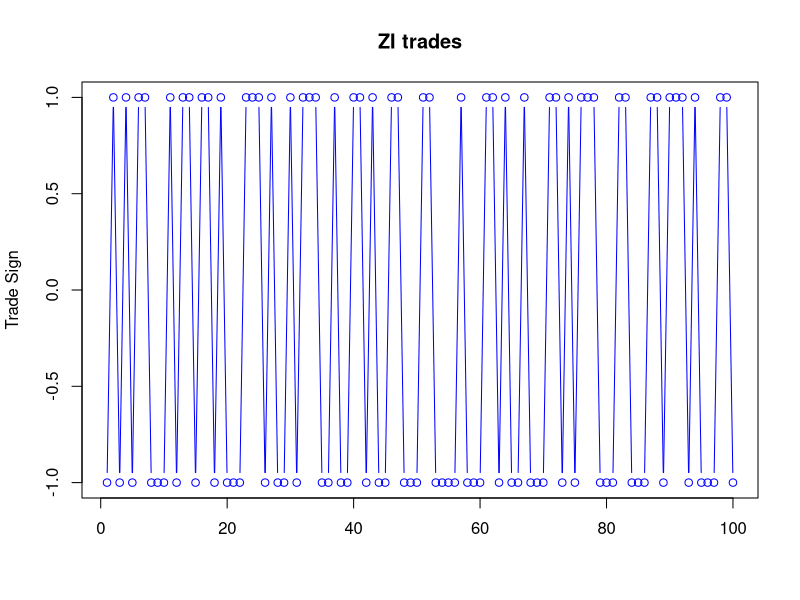
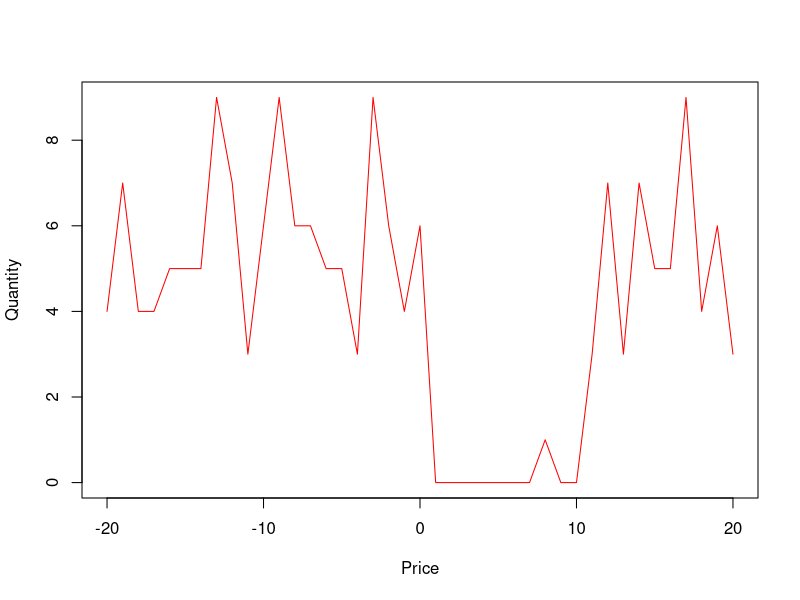
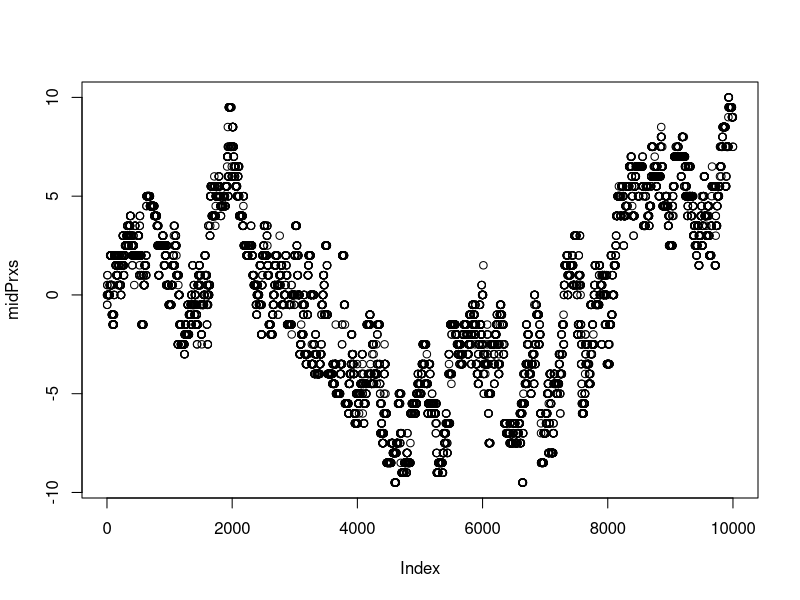

Source code (R) for these figures, in order:
# ZI order book simulation

setwd("C:/aya/Documents/MFE/Baruch/Capstone/")

#Book setup
L <- 30 #Set number of price levels to be included in iterations

# Generate initial book
LL <- 1000 #Total number of levels in buy and sell books

# Initialize book with asymptotic depth of 5 shares
initializeBook5 <- function()
{
    Price <<- -LL:LL    
    # Book shape is set to equal long-term average from simulation
    buySize <<- c(rep(5,LL-8),5,4,4,3,3,2,2,1,rep(0,LL+1))
    sellSize <<- c(rep(0,LL),0,1,2,2,3,3,4,4,5,rep(5,LL-8))
    book <<- data.frame(Price, buySize, sellSize ) 
    eventLog <<- as.data.frame(matrix(0,nrow=numEvents,ncol=2))
    colnames(eventLog)<<-c("Type","Price")
    count <<- 0
    eventType <<- c("LB","LS","CB","CS","MB","MS")
    eventDescr <<- NA
}


#Various utility functions
bestOffer <- function(){min(book$Price[book$sellSize>0])}
bestBid <- function(){max(book$Price[book$buySize>0])}
spread <- function(){bestOffer()-bestBid()}
mid <- function(){(bestOffer()+bestBid())/2}

#Functions to find mid-market
bidPosn<-function()length(book$buySize[book$Price<=bestBid()])
askPosn<-function()length(book$sellSize[book$Price<=bestOffer()])
midPosn<-function(){floor((bidPosn()+askPosn())/2)}

#Display center of book
go <- function(){book[(midPosn()-20):(midPosn()+20),]}

#Display book shape
bookShape<-function(band){c(book$buySize[LL+1+(-band:0)],book$sellSize[LL+1+1:band])}
bookPlot<-function(band){
  plot((-band:band),bookShape(band),
	col="red",type="l",xlab="Price",ylab="Quantity")
	}

#Choose from L whole numbers in (1,...,L) with uniform probability
pick <- function(m){sample(1:m,1)}

# Switch logging on
logging <- T

#Buy limit order
limitBuyOrder <- function(price=NA){
			if (is.na(price))
            	{prx <<- (bestOffer()-pick(L))}
            else prx <<-price  
            if(logging==T){eventLog[count,]<<- c("LB",prx)} 
            book$buySize[book$Price==prx]<<-book$buySize[book$Price==prx]+1} 

#Sell limit order
limitSellOrder <- function(price=NA){
            if (is.na(price))
            	{prx <<- (bestBid()+pick(L))}
            else prx <<-price  
            if(logging==T){eventLog[count,] <<- c("LS",prx)}  
            book$sellSize[book$Price==prx]<<-book$sellSize[book$Price==prx]+1} 

#Cancel buy order            
cancelBuyOrder<-function(price=NA){
				q<-pick(nb) 
                tmp <- cumsum(rev(book$buySize))  #Cumulative buy size from 0
                posn <- length(tmp[tmp>=q]) #gives position in list where cumulative size >q
                prx <<- book$Price[posn] 
                if (!is.na(price)) {prx <<-price} 
                if(logging==T){eventLog[count,]<<- c("CB",prx)} 
                book$buySize[posn]<<-book$buySize[posn]-1}
                  

#Cancel sell order
cancelSellOrder<-function(price=NA){
                     q<-pick(ns) 
                     tmp <- cumsum(book$sellSize)  #Cumulative sell size from 0
                     posn <- length(tmp[tmp<q])+1 
                     prx <<- book$Price[posn] 
                     if (!is.na(price)) {prx <<-price}  
                     if(logging==T){eventLog[count,]<<- c("CS",prx)} 
                     book$sellSize[posn]<<-book$sellSize[posn]-1}
                      
#Market buy order
marketBuyOrder <- function(){
                     prx <<- bestOffer() 
                     if(logging==T){eventLog[count,]<<- c("MB",prx)} 
                     book$sellSize[book$Price==prx]<<-book$sellSize[book$Price==prx]-1}

#Market sell order
marketSellOrder <- function(){
                     prx <<- bestBid() 
                     if(logging==T){eventLog[count,]<<- c("MS",prx)} 
                     book$buySize[book$Price==prx]<<-book$buySize[book$Price==prx]-1}


#Generate an event and update the buy and sell books
#Note that limit orders may be placed inside the spread
generateEvent <- function()
    {
    nb <<- sum(book$buySize[book$Price>=(bestOffer()-L)]); # Number of cancelable buy orders
    ns <<- sum(book$sellSize[book$Price<=(bestBid()+L)]); # Number of cancelable sell orders
    eventRate <- nb*delta+ns*delta + mu +2*L*alpha;
    probEvent <- c(L*alpha,L*alpha,nb*delta,ns*delta,mu/2,mu/2)/eventRate;
    m <- sample(1:6, 1, replace = TRUE, probEvent); #Choose event type
    switch(m,
    		limitBuyOrder(),
    		limitSellOrder(),
    		cancelBuyOrder(),
    		cancelSellOrder(),
    		marketBuyOrder(),
    		marketSellOrder()
    		);
  
    
    }

#####################################################################################################
# End of setup
#####################################################################################################

# Simulate and generate time series of returns
alpha <-1; mu<-10; delta <- 0.2; # Asymptotic book depth is 5
numEvents <- 10000;
initializeBook5();
midPrxs <- c(rep(0,numEvents))

for(count in 1:numEvents){
  generateEvent()
  midPrxs[count] <- mid()
  }

tradeLog <- eventLog[(eventLog$Type=="MB")|(eventLog$Type=="MS"),]
tradeSigns <- ifelse(tradeLog$Type=="MB",+1,-1);
someTrades <- 1:100;
plot(tradeSigns[someTrades],type="b",col="blue",xlab=NA, ylab="Trade Sign",main="ZI trades")

bookPlot(20)


plot(midPrxs)

########################################################################################
# End of time series generation
########################################################################################




